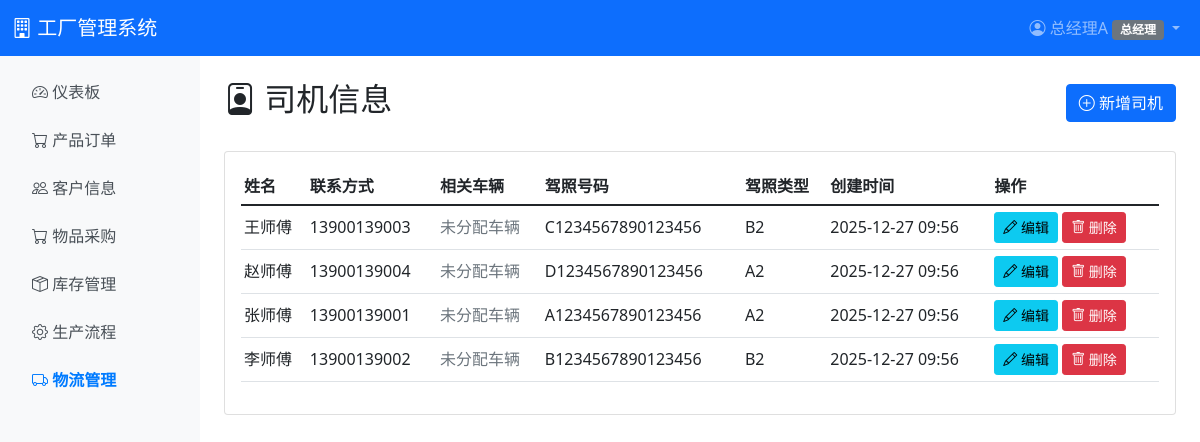
/logistics/drivers/ (signed in), run on an earlier commit of the app's database.
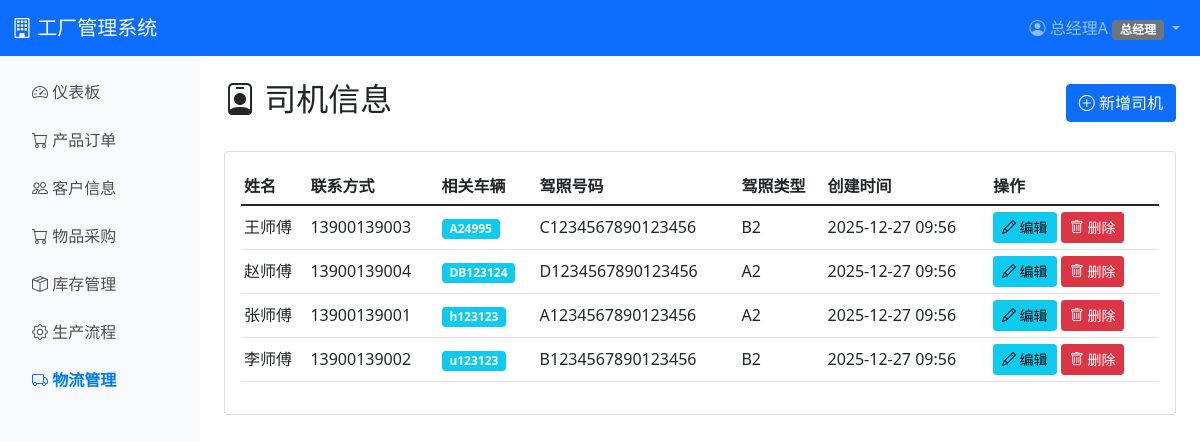
And on a later commit of the database.
### logistics/models.py (models this page shows, shortened)
class Driver(models.Model):
    name = models.CharField(max_length=100, verbose_name='姓名')
    phone = models.CharField(max_length=20, verbose_name='联系方式')
    license_no = models.CharField(max_length=50, unique=True, blank=True, null=True, verbose_name='驾照号码')
    license_type = models.CharField(max_length=20, blank=True, verbose_name='驾照类型')
    created_at = models.DateTimeField(auto_now_add=True, verbose_name='创建时间')
    updated_at = models.DateTimeField(auto_now=True, verbose_name='更新时间')
    class Meta:
        verbose_name = '司机'
        verbose_name_plural = '司机'
        ordering = ['-created_at']

class Vehicle(models.Model):
    VEHICLE_TYPE_CHOICES = [
        ('truck', '货车'),
        ('van', '面包车'),
        ('pickup', '皮卡'),
    ]
    driver = models.ForeignKey(Driver, on_delete=models.CASCADE, related_name='vehicles', null=True, blank=True, verbose_name='司机')
    plate_no = models.CharField(max_length=20, verbose_name='车牌号')
    vehicle_type = models.CharField(max_length=20, choices=VEHICLE_TYPE_CHOICES, verbose_name='车辆款式')
    model = models.CharField(max_length=100, verbose_name='车型')
    capacity = models.DecimalField(max_digits=10, decimal_places=2, null=True, blank=True, verbose_name='载重(吨)')
    created_at = models.DateTimeField(auto_now_add=True, verbose_name='创建时间')
    class Meta:
        verbose_name = '车辆'
        verbose_name_plural = '车辆'
        unique_together = ['driver', 'plate_no']  # 同一司机的车牌号不能重复

### logistics/views.py (the view)
# urls.py: path('drivers/', views.driver_list, name='driver_list'),
@login_required
@role_required('logistics', 'ceo')
def driver_list(request):
    drivers = Driver.objects.prefetch_related('vehicles').all()
    paginator = Paginator(drivers, 20)  # 每页20条
    page_number = request.GET.get('page')
    page_obj = paginator.get_page(page_number)
    return render(request, 'logistics/driver_list.html', {
        'drivers': page_obj,
        'extra_params': '',
    })

### templates/logistics/driver_list.html (shortened to what this page needs)
{% extends 'base.html' %}
{% block content %}
<div class="d-flex justify-content-between align-items-center mb-4">
    <h2><i class="bi bi-person-badge"></i> 司机信息</h2>
    <a href="{% url 'logistics:driver_create' %}" class="btn btn-primary">
        <i class="bi bi-plus-circle"></i> 新增司机
    </a>
</div>
<div class="card">
    <div class="card-body">
        <div class="table-responsive">
            <table class="table table-hover table-sm">
                <thead>
                    <tr>
                        <th>姓名</th>
                        <th>联系方式</th>
                        <th>相关车辆</th>
                        <th>驾照号码</th>
                        <th>驾照类型</th>
                        <th>创建时间</th>
                        <th>操作</th>
                    </tr>
                </thead>
                <tbody>
                    {% for driver in drivers %}
                    <tr>
                        <td>{{ driver.name }}</td>
                        <td>{{ driver.phone }}</td>
                        <td>
                            {% if driver.vehicles.all %}
                                {% for vehicle in driver.vehicles.all %}
                                    <span class="badge bg-info">{{ vehicle.plate_no }}</span>
                                {% endfor %}
                            {% else %}
                                <span class="text-muted">未分配车辆</span>
                            {% endif %}
                        </td>
                        <td>{{ driver.license_no|default:"-" }}</td>
                        <td>{{ driver.license_type|default:"-" }}</td>
                        <td>{{ driver.created_at|date:"Y-m-d H:i" }}</td>
                        <td>
                            <a href="{% url 'logistics:driver_edit' driver.pk %}" class="btn btn-sm btn-info">
                                <i class="bi bi-pencil"></i> 编辑
                            </a>
                            <a href="{% url 'logistics:driver_delete' driver.pk %}" class="btn btn-sm btn-danger">
                                <i class="bi bi-trash"></i> 删除
                            </a>
                        </td>
                    </tr>
                    {% empty %}
                    <tr>
                        <td colspan="7" class="text-center text-muted">暂无司机数据</td>
                    </tr>
                    {% endfor %}
                </tbody>
            </table>
        </div>
    </div>
</div>
{% endblock %}

What changed in the data, as far as the page shows it:
changed Driver "王师傅": no longer shows "未分配车辆"
added Vehicle: plate_no "A24995", shown under Driver "王师傅"
changed Driver "赵师傅": no longer shows "未分配车辆"
added Vehicle: plate_no "DB123124", shown under Driver "赵师傅"
changed Driver "张师傅": no longer shows "未分配车辆"
added Vehicle: plate_no "h123123", shown under Driver "张师傅"
changed Driver "李师傅": no longer shows "未分配车辆"
added Vehicle: plate_no "u123123", shown under Driver "李师傅"
